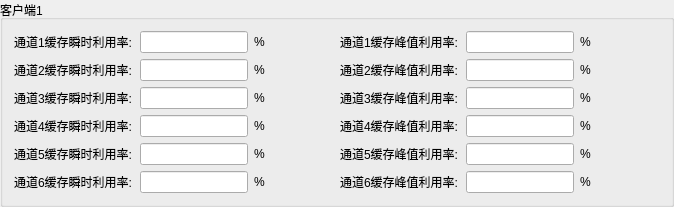
               <widget class="QGroupBox" name="groupBox_3">
                <property name="title">
                 <string>客户端1</string>
                </property>
                <layout class="QHBoxLayout" name="horizontalLayout_42">
                 <item>
                  <layout class="QVBoxLayout" name="verticalLayout_4">
                   <item>
                    <layout class="QHBoxLayout" name="horizontalLayout_43">
                     <item>
                      <layout class="QHBoxLayout" name="horizontalLayout_44">
                       <item>
                        <layout class="QHBoxLayout" name="horizontalLayout_45">
                         <item>
                          <widget class="QLabel" name="label_44">
                           <property name="minimumSize">
                            <size>
                             <width>120</width>
                             <height>0</height>
                            </size>
                           </property>
                           <property name="text">
                            <string>通道1缓存瞬时利用率:</string>
                           </property>
                          </widget>
                         </item>
                         <item>
                          <widget class="QLineEdit" name="lineEdit_Client1Comm1CacheUnitRate"/>
                         </item>
                         <item>
                          <widget class="QLabel" name="label_45">
                           <property name="minimumSize">
                            <size>
                             <width>40</width>
                             <height>0</height>
                            </size>
                           </property>
                           <property name="text">
                            <string>%</string>
                           </property>
                          </widget>
                         </item>
                        </layout>
                       </item>
                       <item>
                        <spacer name="horizontalSpacer_18">
                         <property name="orientation">
                          <enum>Qt::Horizontal</enum>
                         </property>
                         <property name="sizeHint" stdset="0">
                          <size>
                           <width>40</width>
                           <height>20</height>
                          </size>
                         </property>
                        </spacer>
                       </item>
                      </layout>
                     </item>
                     <item>
                      <layout class="QHBoxLayout" name="horizontalLayout_46">
                       <item>
                        <layout class="QHBoxLayout" name="horizontalLayout_47">
                         <item>
                          <widget class="QLabel" name="label_42">
                           <property name="minimumSize">
                            <size>
                             <width>120</width>
                             <height>0</height>
                            </size>
                           </property>
                           <property name="text">
                            <string>通道1缓存峰值利用率:</string>
                           </property>
                          </widget>
                         </item>
                         <item>
                          <widget class="QLineEdit" name="lineEdit_Client1Comm1CachePeakRate"/>
                         </item>
                         <item>
                          <widget class="QLabel" name="label_43">
                           <property name="minimumSize">
                            <size>
                             <width>40</width>
                             <height>0</height>
                            </size>
                           </property>
                           <property name="text">
                            <string>%</string>
                           </property>
                          </widget>
                         </item>
                        </layout>
                       </item>
                       <item>
                        <spacer name="horizontalSpacer_19">
                         <property name="orientation">
                          <enum>Qt::Horizontal</enum>
                         </property>
                         <property name="sizeHint" stdset="0">
                          <size>
                           <width>40</width>
                           <height>20</height>
                          </size>
                         </property>
                        </spacer>
                       </item>
                      </layout>
                     </item>
                    </layout>
                   </item>
                   <item>
                    <layout class="QHBoxLayout" name="horizontalLayout_48">
                     <item>
                      <layout class="QHBoxLayout" name="horizontalLayout_49">
                       <item>
                        <layout class="QHBoxLayout" name="horizontalLayout_50">
                         <item>
                          <widget class="QLabel" name="label_46">
                           <property name="minimumSize">
                            <size>
                             <width>120</width>
                             <height>0</height>
                            </size>
                           </property>
                           <property name="text">
                            <string>通道2缓存瞬时利用率:</string>
                           </property>
                          </widget>
                         </item>
                         <item>
                          <widget class="QLineEdit" name="lineEdit_Client1Comm2CacheUnitRate"/>
                         </item>
                         <item>
                          <widget class="QLabel" name="label_47">
                           <property name="minimumSize">
                            <size>
                             <width>40</width>
                             <height>0</height>
                            </size>
                           </property>
                           <property name="text">
                            <string>%</string>
                           </property>
                          </widget>
                         </item>
                        </layout>
                       </item>
                       <item>
                        <spacer name="horizontalSpacer_20">
                         <property name="orientation">
                          <enum>Qt::Horizontal</enum>
                         </property>
                         <property name="sizeHint" stdset="0">
                          <size>
                           <width>40</width>
                           <height>20</height>
                          </size>
                         </property>
                        </spacer>
                       </item>
                      </layout>
                     </item>
                     <item>
                      <layout class="QHBoxLayout" name="horizontalLayout_51">
                       <item>
                        <layout class="QHBoxLayout" name="horizontalLayout_52">
                         <item>
                          <widget class="QLabel" name="label_48">
                           <property name="minimumSize">
                            <size>
                             <width>120</width>
                             <height>0</height>
                            </size>
                           </property>
                           <property name="text">
                            <string>通道2缓存峰值利用率:</string>
                           </property>
                          </widget>
                         </item>
                         <item>
                          <widget class="QLineEdit" name="lineEdit_Client1Comm2CachePeakRate"/>
                         </item>
                         <item>
                          <widget class="QLabel" name="label_49">
                           <property name="minimumSize">
                            <size>
                             <width>40</width>
                             <height>0</height>
                            </size>
                           </property>
                           <property name="text">
                            <string>%</string>
                           </property>
                          </widget>
                         </item>
                        </layout>
                       </item>
                       <item>
                        <spacer name="horizontalSpacer_21">
                         <property name="orientation">
                          <enum>Qt::Horizontal</enum>
                         </property>
                         <property name="sizeHint" stdset="0">
                          <size>
                           <width>40</width>
                           <height>20</height>
                          </size>
                         </property>
                        </spacer>
                       </item>
                      </layout>
                     </item>
                    </layout>
                   </item>
                   <item>
                    <layout class="QHBoxLayout" name="horizontalLayout_53">
                     <item>
                      <layout class="QHBoxLayout" name="horizontalLayout_54">
                       <item>
                        <layout class="QHBoxLayout" name="horizontalLayout_55">
                         <item>
                          <widget class="QLabel" name="label_50">
                           <property name="minimumSize">
                            <size>
                             <width>120</width>
                             <height>0</height>
                            </size>
                           </property>
                           <property name="text">
                            <string>通道3缓存瞬时利用率:</string>
                           </property>
                          </widget>
                         </item>
                         <item>
                          <widget class="QLineEdit" name="lineEdit_Client1Comm3CacheUnitRate"/>
                         </item>
                         <item>
                          <widget class="QLabel" name="label_51">
                           <property name="minimumSize">
                            <size>
                             <width>40</width>
                             <height>0</height>
                            </size>
                           </property>
                           <property name="text">
                            <string>%</string>
                           </property>
                          </widget>
                         </item>
                        </layout>
                       </item>
                       <item>
                        <spacer name="horizontalSpacer_22">
                         <property name="orientation">
                          <enum>Qt::Horizontal</enum>
                         </property>
                         <property name="sizeHint" stdset="0">
                          <size>
                           <width>40</width>
                           <height>20</height>
                          </size>
                         </property>
                        </spacer>
                       </item>
                      </layout>
                     </item>
                     <item>
                      <layout class="QHBoxLayout" name="horizontalLayout_56">
                       <item>
                        <layout class="QHBoxLayout" name="horizontalLayout_57">
                         <item>
                          <widget class="QLabel" name="label_52">
                           <property name="minimumSize">
                            <size>
                             <width>120</width>
                             <height>0</height>
                            </size>
                           </property>
                           <property name="text">
                            <string>通道3缓存峰值利用率:</string>
                           </property>
                          </widget>
                         </item>
                         <item>
                          <widget class="QLineEdit" name="lineEdit_Client1Comm3CachePeakRate"/>
                         </item>
                         <item>
                          <widget class="QLabel" name="label_53">
                           <property name="minimumSize">
                            <size>
                             <width>40</width>
                             <height>0</height>
                            </size>
                           </property>
                           <property name="text">
                            <string>%</string>
                           </property>
                          </widget>
                         </item>
                        </layout>
                       </item>
                       <item>
                        <spacer name="horizontalSpacer_23">
                         <property name="orientation">
                          <enum>Qt::Horizontal</enum>
                         </property>
                         <property name="sizeHint" stdset="0">
                          <size>
                           <width>40</width>
                           <height>20</height>
                          </size>
                         </property>
                        </spacer>
                       </item>
                      </layout>
                     </item>
                    </layout>
                   </item>
                   <item>
                    <layout class="QHBoxLayout" name="horizontalLayout_58">
                     <item>
                      <layout class="QHBoxLayout" name="horizontalLayout_59">
                       <item>
                        <layout class="QHBoxLayout" name="horizontalLayout_60">
                         <item>
                          <widget class="QLabel" name="label_58">
                           <property name="minimumSize">
                            <size>
                             <width>120</width>
                             <height>0</height>
                            </size>
                           </property>
                           <property name="text">
                            <string>通道4缓存瞬时利用率:</string>
                           </property>
                          </widget>
                         </item>
                         <item>
                          <widget class="QLineEdit" name="lineEdit_Client1Comm4CacheUnitRate"/>
                         </item>
                         <item>
                          <widget class="QLabel" name="label_59">
                           <property name="minimumSize">
                            <size>
                             <width>40</width>
                             <height>0</height>
                            </size>
                           </property>
                           <property name="text">
                            <string>%</string>
                           </property>
                          </widget>
                         </item>
                        </layout>
                       </item>
                       <item>
                        <spacer name="horizontalSpacer_24">
                         <property name="orientation">
                          <enum>Qt::Horizontal</enum>
                         </property>
                         <property name="sizeHint" stdset="0">
                          <size>
                           <width>40</width>
                           <height>20</height>
                          </size>
                         </property>
                        </spacer>
                       </item>
                      </layout>
                     </item>
                     <item>
                      <layout class="QHBoxLayout" name="horizontalLayout_61">
                       <item>
                        <layout class="QHBoxLayout" name="horizontalLayout_62">
                         <item>
                          <widget class="QLabel" name="label_60">
                           <property name="minimumSize">
                            <size>
                             <width>120</width>
                             <height>0</height>
                            </size>
                           </property>
                           <property name="text">
                            <string>通道4缓存峰值利用率:</string>
                           </property>
                          </widget>
                         </item>
                         <item>
                          <widget class="QLineEdit" name="lineEdit_Client1Comm4CachePeakRate"/>
                         </item>
                         <item>
                          <widget class="QLabel" name="label_61">
                           <property name="minimumSize">
                            <size>
                             <width>40</width>
                             <height>0</height>
                            </size>
                           </property>
                           <property name="text">
                            <string>%</string>
                           </property>
                          </widget>
                         </item>
                        </layout>
                       </item>
                       <item>
                        <spacer name="horizontalSpacer_25">
                         <property name="orientation">
                          <enum>Qt::Horizontal</enum>
                         </property>
                         <property name="sizeHint" stdset="0">
                          <size>
                           <width>40</width>
                           <height>20</height>
                          </size>
                         </property>
                        </spacer>
                       </item>
                      </layout>
                     </item>
                    </layout>
                   </item>
                   <item>
                    <layout class="QHBoxLayout" name="horizontalLayout_63">
                     <item>
                      <layout class="QHBoxLayout" name="horizontalLayout_64">
                       <item>
                        <layout class="QHBoxLayout" name="horizontalLayout_65">
                         <item>
                          <widget class="QLabel" name="label_62">
                           <property name="minimumSize">
                            <size>
                             <width>120</width>
                             <height>0</height>
                            </size>
                           </property>
                           <property name="text">
                            <string>通道5缓存瞬时利用率:</string>
                           </property>
                          </widget>
                         </item>
                         <item>
                          <widget class="QLineEdit" name="lineEdit_Client1Comm5CacheUnitRate"/>
                         </item>
                         <item>
                          <widget class="QLabel" name="label_63">
                           <property name="minimumSize">
                            <size>
                             <width>40</width>
                             <height>0</height>
                            </size>
                           </property>
                           <property name="text">
                            <string>%</string>
                           </property>
                          </widget>
                         </item>
                        </layout>
                       </item>
                       <item>
                        <spacer name="horizontalSpacer_26">
                         <property name="orientation">
                          <enum>Qt::Horizontal</enum>
                         </property>
                         <property name="sizeHint" stdset="0">
                          <size>
                           <width>40</width>
                           <height>20</height>
                          </size>
                         </property>
                        </spacer>
                       </item>
                      </layout>
                     </item>
                     <item>
                      <layout class="QHBoxLayout" name="horizontalLayout_66">
                       <item>
                        <layout class="QHBoxLayout" name="horizontalLayout_67">
                         <item>
                          <widget class="QLabel" name="label_64">
                           <property name="minimumSize">
                            <size>
                             <width>120</width>
                             <height>0</height>
                            </size>
                           </property>
                           <property name="text">
                            <string>通道5缓存峰值利用率:</string>
                           </property>
                          </widget>
                         </item>
                         <item>
                          <widget class="QLineEdit" name="lineEdit_Client1Comm5CachePeakRate"/>
                         </item>
                         <item>
                          <widget class="QLabel" name="label_65">
                           <property name="minimumSize">
                            <size>
                             <width>40</width>
                             <height>0</height>
                            </size>
                           </property>
                           <property name="text">
                            <string>%</string>
                           </property>
                          </widget>
                         </item>
                        </layout>
                       </item>
                       <item>
                        <spacer name="horizontalSpacer_27">
                         <property name="orientation">
                          <enum>Qt::Horizontal</enum>
                         </property>
                         <property name="sizeHint" stdset="0">
                          <size>
                           <width>40</width>
                           <height>20</height>
                          </size>
                         </property>
                        </spacer>
                       </item>
                      </layout>
                     </item>
                    </layout>
                   </item>
                   <item>
                    <layout class="QHBoxLayout" name="horizontalLayout_68">
                     <item>
                      <layout class="QHBoxLayout" name="horizontalLayout_69">
                       <item>
                        <layout class="QHBoxLayout" name="horizontalLayout_70">
                         <item>
                          <widget class="QLabel" name="label_54">
                           <property name="minimumSize">
                            <size>
                             <width>120</width>
                             <height>0</height>
                            </size>
                           </property>
                           <property name="text">
                            <string>通道6缓存瞬时利用率:</string>
                           </property>
                          </widget>
                         </item>
                         <item>
                          <widget class="QLineEdit" name="lineEdit_Client1Comm6CacheUnitRate"/>
                         </item>
                         <item>
                          <widget class="QLabel" name="label_55">
                           <property name="minimumSize">
                            <size>
                             <width>40</width>
                             <height>0</height>
                            </size>
                           </property>
                           <property name="text">
                            <string>%</string>
                           </property>
                          </widget>
                         </item>
                        </layout>
                       </item>
                       <item>
                        <spacer name="horizontalSpacer_28">
                         <property name="orientation">
                          <enum>Qt::Horizontal</enum>
                         </property>
                         <property name="sizeHint" stdset="0">
                          <size>
                           <width>40</width>
                           <height>20</height>
                          </size>
                         </property>
                        </spacer>
                       </item>
                      </layout>
                     </item>
                     <item>
                      <layout class="QHBoxLayout" name="horizontalLayout_71">
                       <item>
                        <layout class="QHBoxLayout" name="horizontalLayout_72">
                         <item>
                          <widget class="QLabel" name="label_56">
                           <property name="minimumSize">
                            <size>
                             <width>120</width>
                             <height>0</height>
                            </size>
                           </property>
                           <property name="text">
                            <string>通道6缓存峰值利用率:</string>
                           </property>
                          </widget>
                         </item>
                         <item>
                          <widget class="QLineEdit" name="lineEdit_Client1Comm6CachePeakRate"/>
                         </item>
                         <item>
                          <widget class="QLabel" name="label_57">
                           <property name="minimumSize">
                            <size>
                             <width>40</width>
                             <height>0</height>
                            </size>
                           </property>
                           <property name="text">
                            <string>%</string>
                           </property>
                          </widget>
                         </item>
                        </layout>
                       </item>
                       <item>
                        <spacer name="horizontalSpacer_29">
                         <property name="orientation">
                          <enum>Qt::Horizontal</enum>
                         </property>
                         <property name="sizeHint" stdset="0">
                          <size>
                           <width>40</width>
                           <height>20</height>
                          </size>
                         </property>
                        </spacer>
                       </item>
                      </layout>
                     </item>
                    </layout>
                   </item>
                  </layout>
                 </item>
                </layout>
               </widget>
